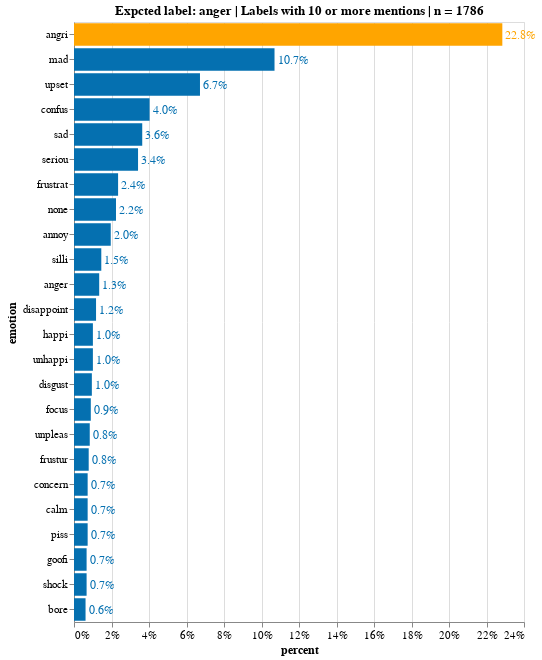

Here is the notebook cell this chart was saved with:
### Markdown cell above
### Anger

### Code cell
emotion = 'anger'
emotion_st = 'angri'
df_emotion = emotion_df_formated(df_emo_answers, emotion) # subset 'emotion' rows
df_emotion_ans = df_emotion.drop(['photo_id', 'ethnicity', 'sex','age', 'label', 'url'], axis=1)
df_stack_emotion = formating_words(df_emotion_ans) # clean up
df_stack_emotion['emotion_ps_steamed'] = df_stack_emotion['emotion'].apply(lambda x: ps.stem(x)) #steam
source = count_freq_labels(df_stack_emotion,X='stacked', col='emotion_ps_steamed')
source_10 = source[source['counts'] > 10]

title = 'Expcted label: '+ emotion + ' | Labels with 10 or more mentions | n = '+ source['counts'].sum().astype(str)
X, Y = 'percent:Q', 'emotion:N'
w, h= 450, 600
txs, ls, ts = 12, 11, 12


chart_anger = simple_per_bar(
    source_10, title=title, X=X, Y=Y, \
    width=w, height=h, emotion=emotion_st, \
    text_size = txs, label_size = ls, title_size=ts)
chart_anger.display(renderer='svg')

### Figure 1 — Vega-Lite specification as saved in the notebook (floating-point values rounded to 4 significant figures)
{"config": {"view": {"continuousWidth": 400, "continuousHeight": 300}, "axis": {"labelFontSize": 11, "titleFontSize": 12}}, "layer": [{"mark": "bar", "encoding": {"color": {"condition": {"value": "orange", "test": "(datum.emotion === 'angri')"}, "value": "#0570b0"}, "x": {"type": "quantitative", "axis": {"format": ".0%"}, "field": "percent"}, "y": {"type": "nominal", "field": "emotion", "sort": "-x"}}, "title": "Expcted label: anger | Labels with 10 or more mentions | n = 1786"}, {"mark": {"type": "text", "align": "left", "baseline": "middle", "dx": 3, "fontSize": 12}, "encoding": {"color": {"condition": {"value": "orange", "test": "(datum.emotion === 'angri')"}, "value": "#0570b0"}, "text": {"type": "quantitative", "field": "percent", "format": ".1%"}, "x": {"type": "quantitative", "axis": {"format": ".0%"}, "field": "percent"}, "y": {"type": "nominal", "field": "emotion", "sort": "-x"}}, "title": "Expcted label: anger | Labels with 10 or more mentions | n = 1786"}], "data": {"name": "data-6cd517731dea546649db8f4d943129bc"}, "height": 600, "width": 450, "$schema": "https://vega.github.io/schema/vega-lite/v4.8.1.json", "datasets": {"data-6cd517731dea546649db8f4d943129bc": [{"counts": 408, "emotion": "angri", "percent": 0.2284}, {"counts": 191, "emotion": "mad", "percent": 0.1069}, {"counts": 120, "emotion": "upset", "percent": 0.06719}, {"counts": 72, "emotion": "confus", "percent": 0.04031}, {"counts": 65, "emotion": "sad", "percent": 0.03639}, {"counts": 61, "emotion": "seriou", "percent": 0.03415}, {"counts": 42, "emotion": "frustrat", "percent": 0.02352}, {"counts": 40, "emotion": "none", "percent": 0.0224}, {"counts": 35, "emotion": "annoy", "percent": 0.0196}, {"counts": 26, "emotion": "silli", "percent": 0.01456}, {"counts": 24, "emotion": "anger", "percent": 0.01344}, {"counts": 21, "emotion": "disappoint", "percent": 0.01176}, {"counts": 18, "emotion": "happi", "percent": 0.01008}, {"counts": 18, "emotion": "unhappi", "percent": 0.01008}, {"counts": 17, "emotion": "disgust", "percent": 0.009518}, {"counts": 16, "emotion": "focus", "percent": 0.008959}, {"counts": 15, "emotion": "unpleas", "percent": 0.008399}, {"counts": 14, "emotion": "frustur", "percent": 0.007839}, {"counts": 13, "emotion": "concern", "percent": 0.007279}, {"counts": 13, "emotion": "calm", "percent": 0.007279}, {"counts": 13, "emotion": "piss", "percent": 0.007279}, {"counts": 12, "emotion": "goofi", "percent": 0.006719}, {"counts": 12, "emotion": "shock", "percent": 0.006719}, {"counts": 11, "emotion": "bore", "percent": 0.006159}]}}
